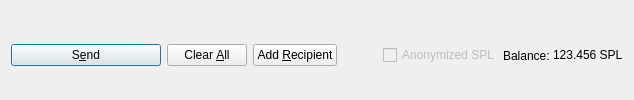
         <widget class="QFrame" name="frame_Send">
          <layout class="QHBoxLayout" name="horizontalLayout">
           <property name="bottomMargin">
            <number>0</number>
           </property>
           <item>
            <widget class="QPushButton" name="sendButton">
             <property name="minimumSize">
              <size>
               <width>150</width>
               <height>0</height>
              </size>
             </property>
             <property name="toolTip">
              <string>Confirm the send action</string>
             </property>
             <property name="text">
              <string>S&amp;end</string>
             </property>
             <property name="icon">
              <iconset resource="../simplicity.qrc">
               <normaloff>:/icons/send</normaloff>:/icons/send</iconset>
             </property>
             <property name="autoDefault">
              <bool>false</bool>
             </property>
             <property name="default">
              <bool>true</bool>
             </property>
            </widget>
           </item>
           <item>
            <widget class="QPushButton" name="clearButton">
             <property name="sizePolicy">
              <sizepolicy hsizetype="Minimum" vsizetype="Fixed">
               <horstretch>0</horstretch>
               <verstretch>0</verstretch>
              </sizepolicy>
             </property>
             <property name="toolTip">
              <string>Clear all fields of the form.</string>
             </property>
             <property name="text">
              <string>Clear &amp;All</string>
             </property>
             <property name="icon">
              <iconset resource="../simplicity.qrc">
               <normaloff>:/icons/remove</normaloff>:/icons/remove</iconset>
             </property>
             <property name="autoDefault">
              <bool>false</bool>
             </property>
            </widget>
           </item>
           <item>
            <widget class="QPushButton" name="addButton">
             <property name="toolTip">
              <string>Send to multiple recipients at once</string>
             </property>
             <property name="text">
              <string>Add &amp;Recipient</string>
             </property>
             <property name="icon">
              <iconset resource="../simplicity.qrc">
               <normaloff>:/icons/add</normaloff>:/icons/add</iconset>
             </property>
             <property name="autoDefault">
              <bool>false</bool>
             </property>
            </widget>
           </item>
           <item>
            <spacer name="horizontalSpacer">
             <property name="orientation">
              <enum>Qt::Horizontal</enum>
             </property>
             <property name="sizeHint" stdset="0">
              <size>
               <width>40</width>
               <height>20</height>
              </size>
             </property>
            </spacer>
           </item>
           <item>
            <layout class="QHBoxLayout" name="horizontalLayout_2">
             <property name="spacing">
              <number>3</number>
             </property>
             <item>
              <widget class="QCheckBox" name="checkzSPL">
               <property name="enabled">
                <bool>false</bool>
               </property>
               <property name="text">
                <string>Anonymized SPL</string>
               </property>
              </widget>
             </item>
             <item>
              <widget class="QLabel" name="label">
               <property name="text">
                <string>Balance:</string>
               </property>
              </widget>
             </item>
             <item>
              <widget class="QLabel" name="labelBalance">
               <property name="sizePolicy">
                <sizepolicy hsizetype="Preferred" vsizetype="Fixed">
                 <horstretch>0</horstretch>
                 <verstretch>0</verstretch>
                </sizepolicy>
               </property>
               <property name="cursor">
                <cursorShape>IBeamCursor</cursorShape>
               </property>
               <property name="text">
                <string notr="true">123.456 SPL</string>
               </property>
               <property name="textInteractionFlags">
                <set>Qt::LinksAccessibleByMouse|Qt::TextSelectableByKeyboard|Qt::TextSelectableByMouse</set>
               </property>
              </widget>
             </item>
            </layout>
           </item>
          </layout>
         </widget>
